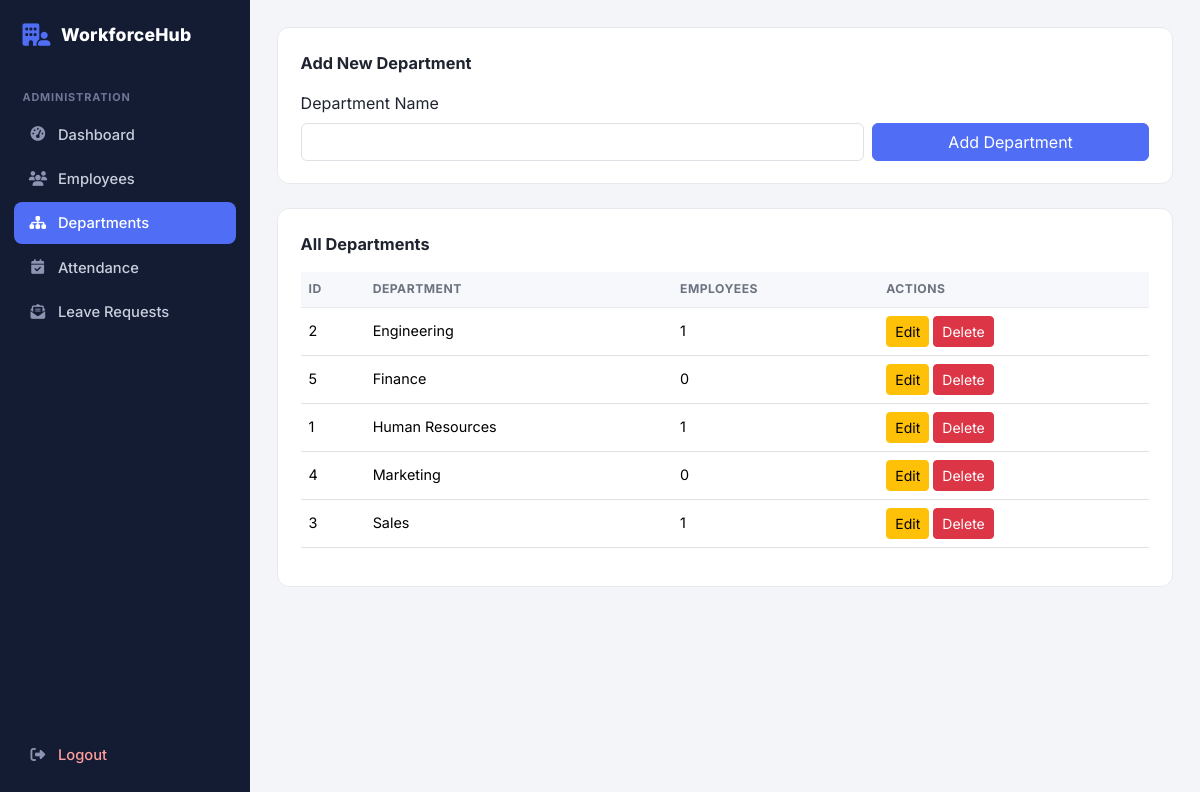
The app's page /admin/departments.php (signed in) with its own data.
### tables this page shows
CREATE TABLE departments (
    id INT AUTO_INCREMENT PRIMARY KEY,
    department_name VARCHAR(100) NOT NULL,
    created_at TIMESTAMP DEFAULT CURRENT_TIMESTAMP
);

### models/department.php (called while the page is built, shortened)
<?php
function getAllDepartments($conn)
{
    $sql = "SELECT d.id, d.department_name, COUNT(e.id) AS employee_count
            FROM departments d
            LEFT JOIN employees e ON e.department_id=d.id
            GROUP BY d.id
            ORDER BY d.department_name";
    return $conn->query($sql);
}

### admin/departments.php (the view, shortened to what this page needs)
<?php
require_once __DIR__ . "/../config/database.php";
require_once __DIR__ . "/../models/department.php";
$departments = getAllDepartments($conn);
require_once __DIR__ . "/../includes/header.php";
?>
<div class="panel">
    <div class="panel-title">Add New Department</div>
    <form method="POST" class="row g-2 align-items-end">
        <div class="col-sm-8">
            <label class="form-label">Department Name</label>
            <input type="text" name="department_name" class="form-control" required>
        </div>
        <div class="col-sm-4">
            <button type="submit" name="add_department" class="btn btn-ems-primary w-100">
                Add Department
            </button>
        </div>
    </form>
</div>
<div class="panel">
    <div class="panel-title">All Departments</div>
    <div class="table-responsive">
        <table class="table table-ems">
            <thead>
                <tr>
                    <th>ID</th>
                    <th>Department</th>
                    <th>Employees</th>
                    <th>Actions</th>
                </tr>
            </thead>
            <tbody>
                <?php if ($departments->num_rows == 0): ?>
                    <tr>
                        <td colspan="4" class="text-center text-muted">No departments found.</td>
                    </tr>
                <?php else: ?>
                    <?php while ($department = $departments->fetch_assoc()): ?>
                        <tr>
                            <td><?php echo $department["id"]; ?></td>
                            <td><?php echo htmlspecialchars($department["department_name"]); ?></td>
                            <td><?php echo $department["employee_count"]; ?></td>
                            <td>
                                <button class="btn btn-sm btn-warning"
                                    data-bs-toggle="modal"
                                    data-bs-target="#editModal<?php echo $department["id"]; ?>">
                                    Edit
                                </button>
                                <a href="?delete=<?php echo $department["id"]; ?>"
                                    class="btn btn-sm btn-danger"
                                    onclick="return confirm('Delete this department?')">
                                    Delete
                                </a>
                            </td>
                        </tr>
                    <?php endwhile; ?>
                <?php endif; ?>
            </tbody>
        </table>
    </div>
</div>
<?php require_once __DIR__ . "/../includes/footer.php"; ?>

### assets/css/style.css (style rules this page uses)
:root { --ems-navy: #131c33; --ems-navy-light: #1b2747; --ems-accent: #4f6df5; --ems-accent-dark: #3950c4; --ems-bg: #f3f5f9; --ems-card-border: #e7e9ee; --ems-text-muted: #6b7280; --ems-success: #1aa179; --ems-danger: #e25555; --ems-warning: #d99a16; }
* { box-sizing: border-box; }
body { font-family: 'Inter', -apple-system, BlinkMacSystemFont, 'Segoe UI', sans-serif; background: var(--ems-bg); color: #1f2430; margin: 0; }
a { text-decoration: none; }
.panel { background: #fff; border: 1px solid var(--ems-card-border); border-radius: 12px; padding: 1.4rem; margin-bottom: 1.5rem; }
.panel-title { font-size: 1.02rem; font-weight: 700; margin-bottom: 1rem; display: flex; align-items: center; justify-content: space-between; gap: .5rem; }
.table-ems thead th { background: #f7f8fb; font-size: .76rem; text-transform: uppercase; letter-spacing: .04em; color: var(--ems-text-muted); font-weight: 700; border-bottom: 1px solid var(--ems-card-border); }
.table-ems td { vertical-align: middle; font-size: .9rem; }
.btn-ems-primary { background: var(--ems-accent); border-color: var(--ems-accent); color: #fff; }

### records on screen
departments: id "2", department_name "Engineering", employee_count "1"
departments: id "5", department_name "Finance", employee_count "0"
departments: id "1", department_name "Human Resources", employee_count "1"
departments: id "4", department_name "Marketing", employee_count "0"
departments: id "3", department_name "Sales", employee_count "1"
